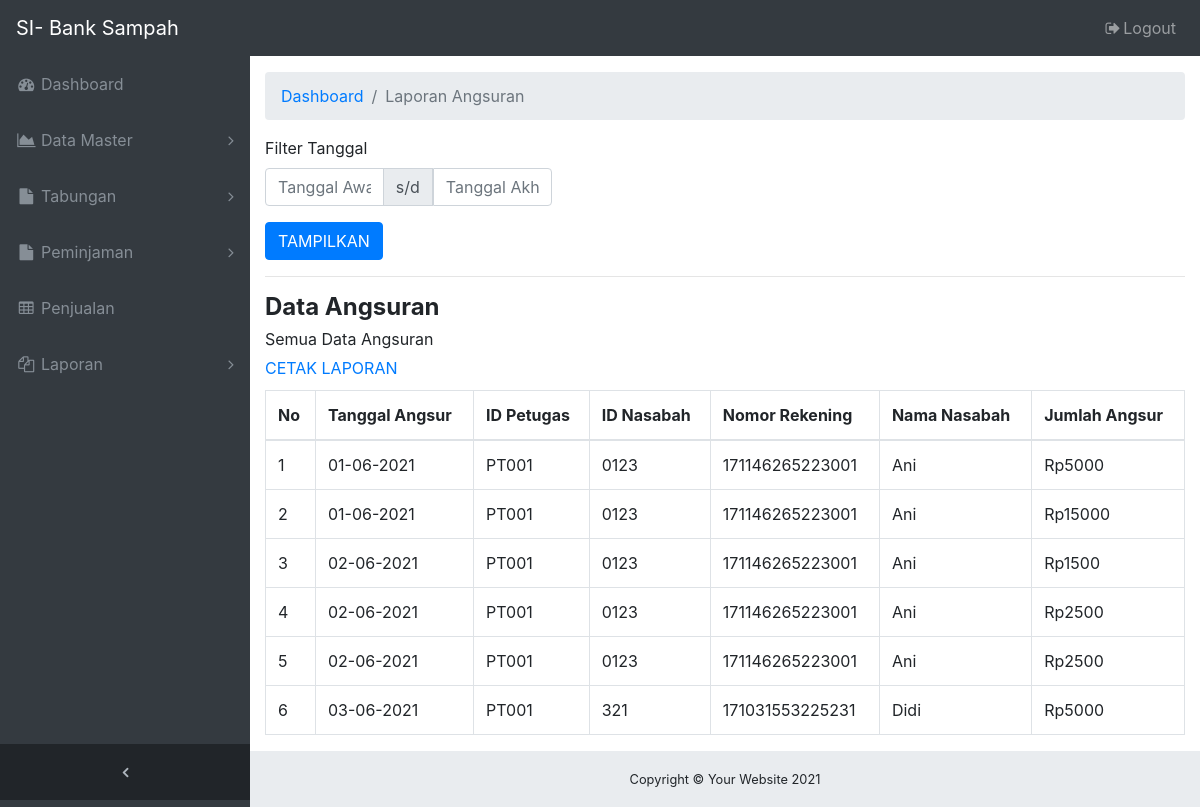
Page /ADMIN/laporan-angsuran.php (signed in) on the committed database.
### tables this page shows
CREATE TABLE `tb_angsuran` (
  `id_angsur` varchar(10) NOT NULL,
  `id_petugas` varchar(10) NOT NULL,
  `id_nasabah` varchar(20) NOT NULL,
  `id_jenis` varchar(10) NOT NULL,
  `berat_angsur` int(11) NOT NULL,
  `total_angsur` int(11) NOT NULL,
  `tanggal_angsur` date NOT NULL
);

CREATE TABLE `tb_nasabah` (
  `id_nasabah` varchar(20) NOT NULL,
  `nama_nasabah` varchar(50) NOT NULL,
  `jk_nasabah` varchar(10) NOT NULL,
  `alamat_nasabah` varchar(50) NOT NULL,
  `telp_nasabah` varchar(15) NOT NULL,
  `pekerjaan_nasabah` varchar(15) NOT NULL,
  `tgl_daftar` date NOT NULL,
  `norek_nasabah` varchar(20) NOT NULL,
  `saldo_nasabah` int(11) NOT NULL,
  `pinjaman_nasabah` int(11) NOT NULL
);

### ADMIN/laporan-angsuran.php (the view, shortened to what this page needs)
<!DOCTYPE html>
<html lang="en">
  <head>
    <link href="vendor/bootstrap/css/bootstrap.min.css" rel="stylesheet">
    <link href="vendor/font-awesome/css/font-awesome.min.css" rel="stylesheet" type="text/css">
    <link href="vendor/datatables/dataTables.bootstrap4.css" rel="stylesheet">
    <link href="css/sb-admin.css" rel="stylesheet">
    <?php include 'navbar.php'; ?>
  </head>
  <body class="fixed-nav sticky-footer bg-dark" id="page-top">
    <div class="content-wrapper">
      <div class="container-fluid">
        <ol class="breadcrumb">
          <li class="breadcrumb-item">
            <a href="index.php">Dashboard</a>
          </li>
          <li class="breadcrumb-item active">Laporan Angsuran</li>
        </ol>
        <form method="GET" action="laporan-angsuran.php">
          <div class="row">
            <div class="col-sm-6 col-md-4">
              <div class="form-group">
                <label>Filter Tanggal</label>
                <div class="input-group">
                  <input type="text" name="tgl_awal" value="<?= @$_GET['tgl_awal'] ?>" class="form-control tgl_awal datetimepicker-input" placeholder="Tanggal Awal" data-toggle="datetimepicker" data-target=".tgl_awal" autocomplete="off">
                  <div class="input-group-append">
                    <span class="input-group-text">s/d</span>
                  </div>
                  <input type="text" name="tgl_akhir" value="<?= @$_GET['tgl_akhir'] ?>" class="form-control tgl_akhir datetimepicker-input" placeholder="Tanggal Akhir" data-toggle="datetimepicker" data-target=".tgl_akhir" autocomplete="off">
                </div>
              </div>
            </div>
          </div>
          <button type="submit" name="filter" value="true" class="btn btn-primary">TAMPILKAN</button>
        </form>
        <?php
        include "koneksi_db.php";
        $tgl_awal  = @$_GET['tgl_awal'];
        $tgl_akhir = @$_GET['tgl_akhir'];
        if(empty($tgl_awal) or empty($tgl_akhir)){
        $query     = "SELECT a.id_angsur, a.id_petugas, a.id_nasabah, n.norek_nasabah, n.nama_nasabah, a.total_angsur, a.tanggal_angsur FROM tb_angsuran a INNER JOIN tb_nasabah n WHERE a.id_nasabah = n.id_nasabah";
        $url_cetak = "print-laporan-angsuran.php";
        $label     = "Semua Data Angsuran";
        }
        ?>
        <hr />
        <h4 style="margin-bottom: 5px;"><b>Data Angsuran</b></h4>
        <?php echo $label ?><br />
        <div style="margin-top: 5px;">
          <a href="<?php echo $url_cetak ?>">CETAK LAPORAN</a>
        </div>
        <div class="table-responsive" style="margin-top: 10px;">
          <table class="table table-bordered">
            <thead>
              <tr>
                <th>No</th>
                <th>Tanggal Angsur</th>
                <th>ID Petugas</th>
                <th>ID Nasabah</th>
                <th>Nomor Rekening</th>
                <th>Nama Nasabah</th>
                <th>Jumlah Angsur</th>
              </tr>
            </thead>
            <tbody>
              <?php
              $sql = mysqli_query($koneksi, $query);
              $row = mysqli_num_rows($sql);
              $nomor = 1;
              if($row > 0){
              while($data = mysqli_fetch_array($sql)){
              $tgl = date('d-m-Y', strtotime($data['tanggal_angsur']));
              echo "<tr>";
                echo "<td>".$nomor++."</td>";
                echo "<td>".$tgl."</td>";
                echo "<td>".$data['id_petugas']."</td>";
                echo "<td>".$data['id_nasabah']."</td>";
                echo "<td>".$data['norek_nasabah']."</td>";
                echo "<td>".$data['nama_nasabah']."</td>";
                echo "<td>Rp".$data['total_angsur']."</td>";
              echo "</tr>";
              }
              }else{
              echo "<tr><td colspan='5'>Data tidak ada</td></tr>";
              }
              ?>
            </tbody>
          </table>
        </div>
      </div>
      <?php include 'footer.php'; ?>
    </div>
  </body>
</html>

### ADMIN/css/sb-admin.css (style rules this page uses)
html { position: relative; min-height: 100%; }
body { overflow-x: hidden; }
body.sticky-footer { margin-bottom: 56px; }
body.sticky-footer .content-wrapper { min-height: calc(100vh - 56px - 56px); }
body.fixed-nav { padding-top: 56px; }
.content-wrapper { min-height: calc(100vh - 56px); padding-top: 1rem; }
.content-wrapper { overflow-x: hidden; background: white; }
@media (min-width: 992px) { .content-wrapper { margin-left: 250px; } }

### rows in the picture
tb_angsuran: tanggal_angsur "01-06-2021", id_petugas "PT001", id_nasabah "0123", id_nasabah.norek_nasabah "171146265223001", id_nasabah.nama_nasabah "Ani", total_angsur "5000"
tb_angsuran: tanggal_angsur "01-06-2021", id_petugas "PT001", id_nasabah "0123", id_nasabah.norek_nasabah "171146265223001", id_nasabah.nama_nasabah "Ani", total_angsur "15000"
tb_angsuran: tanggal_angsur "02-06-2021", id_petugas "PT001", id_nasabah "0123", id_nasabah.norek_nasabah "171146265223001", id_nasabah.nama_nasabah "Ani", total_angsur "1500"
tb_angsuran: tanggal_angsur "02-06-2021", id_petugas "PT001", id_nasabah "0123", id_nasabah.norek_nasabah "171146265223001", id_nasabah.nama_nasabah "Ani", total_angsur "2500"
tb_angsuran: tanggal_angsur "02-06-2021", id_petugas "PT001", id_nasabah "0123", id_nasabah.norek_nasabah "171146265223001", id_nasabah.nama_nasabah "Ani", total_angsur "2500"
tb_angsuran: tanggal_angsur "03-06-2021", id_petugas "PT001", id_nasabah "321", id_nasabah.norek_nasabah "171031553225231", id_nasabah.nama_nasabah "Didi", total_angsur "5000"

### other values in the picture
$label "Semua Data Angsuran"
